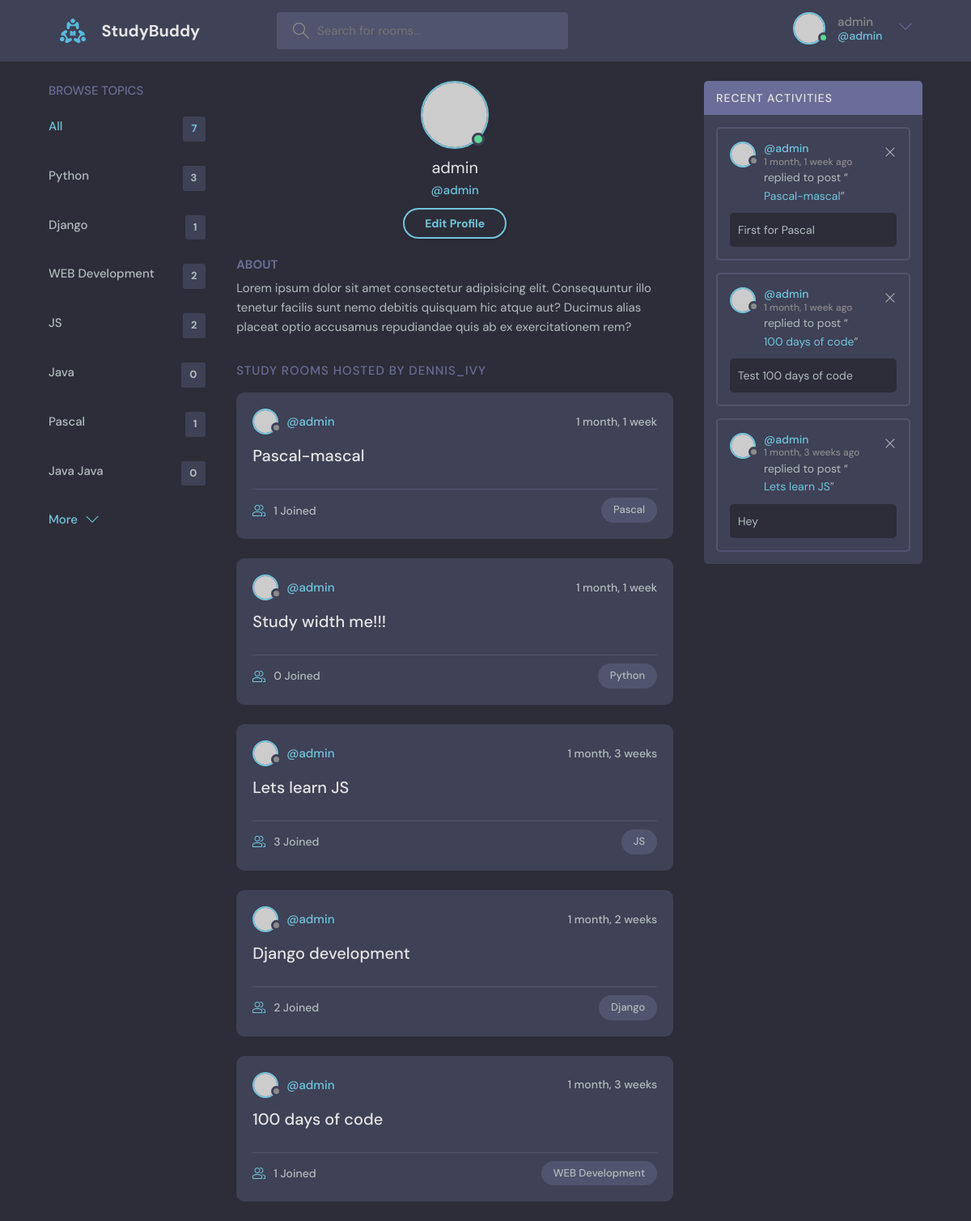
Screenshot of /profile/1 (signed in) with the database file from the repository.
### base/models.py (models this page shows, shortened)
class Topic(models.Model):
    name = models.CharField(max_length=254)

class Room(models.Model):
    host = models.ForeignKey(User, on_delete=models.SET_NULL, null=True)
    topic = models.ForeignKey(Topic, on_delete=models.SET_NULL, null=True)
    name = models.CharField(max_length=254,)
    description = models.TextField(null=True, blank=True)
    participants = models.ManyToManyField(User, related_name='participants', blank=True)
    updated = models.DateTimeField(auto_now=True)
    created = models.DateTimeField(auto_now_add=True)
    class Meta:
        ordering = ['-updated','-created']
    def __str__(self):
        return self.name

class Message(models.Model):
    user = models.ForeignKey(User, on_delete=models.CASCADE)
    room = models.ForeignKey(Room, on_delete=models.CASCADE)
    body = models.TextField()
    updated = models.DateTimeField(auto_now=True)
    created = models.DateTimeField(auto_now_add=True)
    class Meta:
        ordering = ['-updated','-created']

### base/views.py (the view)
# urls.py: path('profile/<str:pk>', views.userProfile, name="user-profile"),
def userProfile(request, pk):
    user = User.objects.get(id=pk)
    rooms = user.room_set.all()
    room_messages = user.message_set.all().order_by('-created')
    topics = Topic.objects.all()
    context = {
    'user':user,
    'rooms':rooms,
    'room_messages':room_messages,
    'topics':topics,
    }
    return render(request, 'base/profile.html', context)

### base/templates/base/profile.html
{% extends 'main.html' %}
{% block content %}
  <main class="profile-page layout layout--3">
    <div class="container">
      {% include 'base/topics_component.html'%}
      <div class="roomList">
        <div class="profile">
          <div class="profile__avatar">
            <div class="avatar avatar--large active">
              <img src="https://randomuser.me/api/portraits/men/11.jpg" />
            </div>
          </div>
          <div class="profile__info">
            <h3>{{user.username}}</h3>
            <p>@{{user.username}}</p>
            {% if request.user == user %}
            <a href="{% url 'update-user' %}" class="btn btn--main btn--pill">Edit Profile</a>
            {% endif %}
          </div>
          <div class="profile__about">
            <h3>About</h3>
            <p>
              Lorem ipsum dolor sit amet consectetur adipisicing elit. Consequuntur illo tenetur
              facilis sunt nemo debitis quisquam hic atque aut? Ducimus alias placeat optio
              accusamus repudiandae quis ab ex exercitationem rem?
            </p>
          </div>
        </div>
        <div class="roomList__header">
          <div>
            <h2>Study Rooms Hosted by dennis_ivy</a>
            </h2>
          </div>
        </div>
        {% include 'base/feed_component.html'%}
      </div>
      {% include 'base/activity_component.html'%}
    </div>
  </main>
{% endblock %}

### templates/navbar.html (shortened to what this page needs)
{% load static %}
<header class="header header--loggedIn">
    <div class="container">
      <a href="{%  url 'home' %}" class="header__logo">
        <img src="{% static 'images/logo.svg' %}" />
        <h1>StudyBuddy</h1>
      </a>
      <form class="header__search"  action="{% url 'home' %}" method="GET">
        <label>
          <input name="q" placeholder="Search for rooms..." />
        </label>
      </form>
      <nav class="header__menu">
        {% if request.user.is_authenticated %}
            <div class="header__user">
            <a href="{% url 'update-user' %}">
                <div class="avatar avatar--medium active">
                <img src="https://randomuser.me/api/portraits/men/37.jpg" />
                </div>
                <p>{{request.user.username}}<span>@{{request.user.username}}</span></p>
            </a>
            <button class="dropdown-button">
                <svg version="1.1" xmlns="http://www.w3.org/2000/svg" width="32" height="32" viewBox="0 0 32 32">
                <title>chevron-down</title>
                <path d="M16 21l-13-13h-3l16 16 16-16h-3l-13 13z"></path>
                </svg>
            </button>
            </div>
        {% else %}
            <a href="{% url 'login' %}">
                <img src="{% static 'images/avatar.svg' %}" alt="">
                <p>Login</p>
            </a>
        {% endif %}
       </nav>
    </div>
  </header>

### base/templates/base/topics_component.html
<div class="topics">
    <div class="topics__header">
      <h2>Browse Topics</h2>
    </div>
    <ul class="topics__list">
      <li>
        <a href="{% url 'home' %}" class="active">All <span>{{topics.count}}</span></a>
      </li>
      {% for topic in topics %}
      <li>
        <a href="{% url 'home' %}?q={{topic.name}}">{{topic.name}}<span>{{topic.room_set.all.count}}</span></a>
      </li>
      {% endfor %}
    </ul>
    <a class="btn btn--link" href="topics.html">
      More
      <svg version="1.1" xmlns="http://www.w3.org/2000/svg" width="32" height="32" viewBox="0 0 32 32">
        <title>chevron-down</title>
        <path d="M16 21l-13-13h-3l16 16 16-16h-3l-13 13z"></path>
      </svg>
    </a>
  </div>

### base/templates/base/feed_component.html (shortened to what this page needs)
{% for room in rooms %}
<div class="roomListRoom">
    <div class="roomListRoom__header">
      <a href="{% url 'user-profile' room.host.id %}" class="roomListRoom__author">
        <div class="avatar avatar--small">
          <img src="https://randomuser.me/api/portraits/women/11.jpg" />
        </div>
        <span>@{{room.host.username}}</span>
      </a>
      <div class="roomListRoom__actions">
        <span>{{room.created|timesince}}</span>
      </div>
    </div>
    <div class="roomListRoom__content">
      <a href="{% url 'room' room.id %}">{{room.name}}</a>
    </div>
    <div class="roomListRoom__meta">
      <a href="{% url 'room' room.id %}" class="roomListRoom__joined">
        {{room.participants.all.count}} Joined
      </a>
      <p class="roomListRoom__topic">{{room.topic.name}}</p>
    </div>
  </div>
{% endfor %}

### base/templates/base/activity_component.html
<div class="activities">
    <div class="activities__header">
      <h2>Recent Activities</h2>
    </div>
    {% for message in room_messages %}
    <div class="activities__box">
      <div class="activities__boxHeader roomListRoom__header">
        <a href="{% url 'user-profile' message.user.id %}" class="roomListRoom__author">
          <div class="avatar avatar--small">
            <img src="https://randomuser.me/api/portraits/women/11.jpg" />
          </div>
          <p>@{{message.user}}
            <span>{{message.created|timesince}} ago</span>
          </p>
        </a>
        {% if request.user == message.user %}
        <div class="roomListRoom__actions">
          <a href="{% url 'delete-message' message.id %}">
            <svg version="1.1" xmlns="http://www.w3.org/2000/svg" width="32" height="32" viewBox="0 0 32 32">
              <title>remove</title>
              <path
                d="M27.314 6.019l-1.333-1.333-9.98 9.981-9.981-9.981-1.333 1.333 9.981 9.981-9.981 9.98 1.333 1.333 9.981-9.98 9.98 9.98 1.333-1.333-9.98-9.98 9.98-9.981z"
              ></path>
            </svg>
          </a>
        </div>
        {% endif %}
      </div>
      <div class="activities__boxContent">
        <p>replied to post “<a href="{% url 'room' message.room.id %}">{{message.room}}</a>”</p>
        <div class="activities__boxRoomContent">
            {{message.body}}
        </div>
      </div>
    </div>
    {% endfor %}
  </div>

### rows the page displays
Topic: name "Python", room_set.all.count "3"
Topic: name "Django", room_set.all.count "1"
Topic: name "WEB Development", room_set.all.count "2"
Topic: name "JS", room_set.all.count "2"
Topic: name "Java", room_set.all.count "0"
Topic: name "Pascal", room_set.all.count "1"
Topic: name "Java Java", room_set.all.count "0"
Room: host.username "admin", created "1 month, 1 week", name "Pascal-mascal", participants.all.count "1", topic.name "Pascal"
Room: host.username "admin", created "1 month, 1 week", name "Study width me!!!", participants.all.count "0", topic.name "Python"
Room: host.username "admin", created "1 month, 3 weeks", name "Lets learn JS", participants.all.count "3", topic.name "JS"
Room: host.username "admin", created "1 month, 2 weeks", name "Django development", participants.all.count "2", topic.name "Django"
Room: host.username "admin", created "1 month, 3 weeks", name "100 days of code", participants.all.count "1", topic.name "WEB Development"
Message: user "admin", created "1 month, 1 week", room "Pascal-mascal", body "First for Pascal"
Message: user "admin", created "1 month, 1 week", room "100 days of code", body "Test 100 days of code"
Message: user "admin", created "1 month, 3 weeks", room "Lets learn JS", body "Hey"

### other values shown
{{ request.user.username }} "admin"
{{ topics.count }} "7"
{{ user.username }} "admin"
